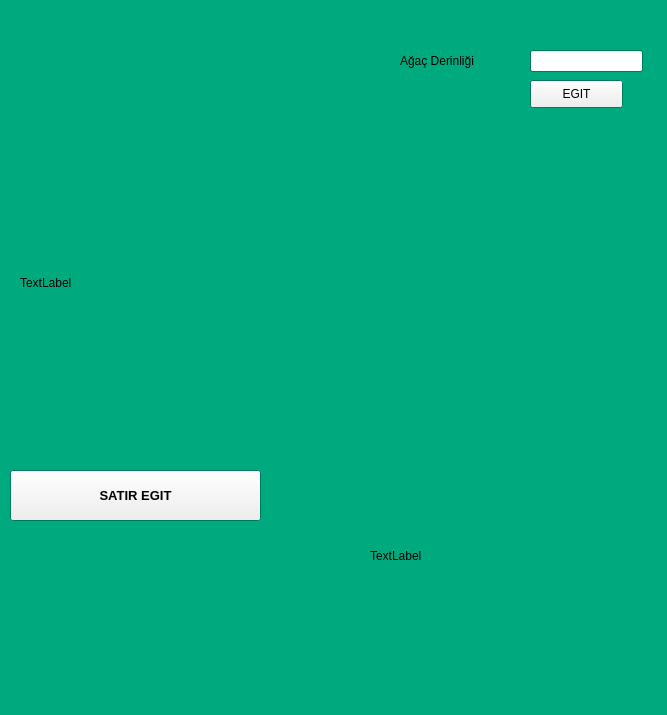
<?xml version="1.0" encoding="UTF-8"?>
<ui version="4.0">
 <class>Form</class>
 <widget class="QWidget" name="Form">
  <property name="geometry">
   <rect>
    <x>0</x>
    <y>0</y>
    <width>667</width>
    <height>715</height>
   </rect>
  </property>
  <property name="palette">
   <palette>
    <active>
     <colorrole role="Base">
      <brush brushstyle="SolidPattern">
       <color alpha="255">
        <red>255</red>
        <green>255</green>
        <blue>255</blue>
       </color>
      </brush>
     </colorrole>
     <colorrole role="Window">
      <brush brushstyle="SolidPattern">
       <color alpha="255">
        <red>0</red>
        <green>170</green>
        <blue>127</blue>
       </color>
      </brush>
     </colorrole>
    </active>
    <inactive>
     <colorrole role="Base">
      <brush brushstyle="SolidPattern">
       <color alpha="255">
        <red>255</red>
        <green>255</green>
        <blue>255</blue>
       </color>
      </brush>
     </colorrole>
     <colorrole role="Window">
      <brush brushstyle="SolidPattern">
       <color alpha="255">
        <red>0</red>
        <green>170</green>
        <blue>127</blue>
       </color>
      </brush>
     </colorrole>
    </inactive>
    <disabled>
     <colorrole role="Base">
      <brush brushstyle="SolidPattern">
       <color alpha="255">
        <red>0</red>
        <green>170</green>
        <blue>127</blue>
       </color>
      </brush>
     </colorrole>
     <colorrole role="Window">
      <brush brushstyle="SolidPattern">
       <color alpha="255">
        <red>0</red>
        <green>170</green>
        <blue>127</blue>
       </color>
      </brush>
     </colorrole>
    </disabled>
   </palette>
  </property>
  <property name="windowTitle">
   <string>Form</string>
  </property>
  <widget class="QPushButton" name="veri_egit">
   <property name="geometry">
    <rect>
     <x>10</x>
     <y>470</y>
     <width>251</width>
     <height>51</height>
    </rect>
   </property>
   <property name="font">
    <font>
     <pointsize>10</pointsize>
     <weight>75</weight>
     <bold>true</bold>
    </font>
   </property>
   <property name="text">
    <string>SATIR EGIT</string>
   </property>
  </widget>
  <widget class="QPushButton" name="BtnEgit">
   <property name="geometry">
    <rect>
     <x>530</x>
     <y>80</y>
     <width>93</width>
     <height>28</height>
    </rect>
   </property>
   <property name="text">
    <string>EGIT</string>
   </property>
  </widget>
  <widget class="QLineEdit" name="TxtAgacDerinligi">
   <property name="geometry">
    <rect>
     <x>530</x>
     <y>50</y>
     <width>113</width>
     <height>22</height>
    </rect>
   </property>
  </widget>
  <widget class="QLabel" name="LblAgacDerinligi">
   <property name="geometry">
    <rect>
     <x>400</x>
     <y>50</y>
     <width>121</width>
     <height>21</height>
    </rect>
   </property>
   <property name="font">
    <font>
     <pointsize>9</pointsize>
    </font>
   </property>
   <property name="text">
    <string>Ağaç Derinliği</string>
   </property>
  </widget>
  <widget class="QLabel" name="LblDeneme">
   <property name="geometry">
    <rect>
     <x>370</x>
     <y>530</y>
     <width>371</width>
     <height>51</height>
    </rect>
   </property>
   <property name="text">
    <string>TextLabel</string>
   </property>
  </widget>
  <widget class="QLineEdit" name="TxtTestOrani">
   <property name="geometry">
    <rect>
     <x>1090</x>
     <y>700</y>
     <width>113</width>
     <height>22</height>
    </rect>
   </property>
  </widget>
  <widget class="QLabel" name="label">
   <property name="geometry">
    <rect>
     <x>790</x>
     <y>700</y>
     <width>61</width>
     <height>71</height>
    </rect>
   </property>
   <property name="font">
    <font>
     <pointsize>18</pointsize>
    </font>
   </property>
   <property name="text">
    <string>KNN</string>
   </property>
  </widget>
  <widget class="QLabel" name="LblPrecision">
   <property name="geometry">
    <rect>
     <x>1120</x>
     <y>840</y>
     <width>171</width>
     <height>31</height>
    </rect>
   </property>
   <property name="font">
    <font>
     <family>Nirmala UI</family>
     <pointsize>10</pointsize>
    </font>
   </property>
   <property name="text">
    <string/>
   </property>
  </widget>
  <widget class="QLabel" name="LblRecall">
   <property name="geometry">
    <rect>
     <x>1120</x>
     <y>880</y>
     <width>171</width>
     <height>31</height>
    </rect>
   </property>
   <property name="font">
    <font>
     <family>Nirmala UI</family>
     <pointsize>10</pointsize>
    </font>
   </property>
   <property name="text">
    <string/>
   </property>
  </widget>
  <widget class="QPushButton" name="TxtEgit">
   <property name="geometry">
    <rect>
     <x>1230</x>
     <y>700</y>
     <width>93</width>
     <height>61</height>
    </rect>
   </property>
   <property name="text">
    <string>EGIT</string>
   </property>
  </widget>
  <widget class="QLabel" name="LblDeneme_2">
   <property name="geometry">
    <rect>
     <x>730</x>
     <y>1110</y>
     <width>371</width>
     <height>51</height>
    </rect>
   </property>
   <property name="text">
    <string>TextLabel</string>
   </property>
  </widget>
  <widget class="QLabel" name="LblF1Score">
   <property name="geometry">
    <rect>
     <x>1120</x>
     <y>920</y>
     <width>171</width>
     <height>31</height>
    </rect>
   </property>
   <property name="font">
    <font>
     <family>Nirmala UI</family>
     <pointsize>10</pointsize>
    </font>
   </property>
   <property name="text">
    <string/>
   </property>
  </widget>
  <widget class="QLabel" name="LblKomsulukDegeri">
   <property name="geometry">
    <rect>
     <x>970</x>
     <y>740</y>
     <width>121</width>
     <height>21</height>
    </rect>
   </property>
   <property name="font">
    <font>
     <pointsize>9</pointsize>
    </font>
   </property>
   <property name="text">
    <string>Komşuluk değeri :</string>
   </property>
  </widget>
  <widget class="QTableWidget" name="tableWidget_2">
   <property name="geometry">
    <rect>
     <x>710</x>
     <y>800</y>
     <width>391</width>
     <height>311</height>
    </rect>
   </property>
  </widget>
  <widget class="QLineEdit" name="TxtKomsulukDegeri">
   <property name="geometry">
    <rect>
     <x>1090</x>
     <y>740</y>
     <width>113</width>
     <height>22</height>
    </rect>
   </property>
  </widget>
  <widget class="QLabel" name="LblSpecificity">
   <property name="geometry">
    <rect>
     <x>1120</x>
     <y>960</y>
     <width>171</width>
     <height>31</height>
    </rect>
   </property>
   <property name="font">
    <font>
     <family>Nirmala UI</family>
     <pointsize>10</pointsize>
    </font>
   </property>
   <property name="text">
    <string/>
   </property>
  </widget>
  <widget class="QPushButton" name="veri_egit_2">
   <property name="geometry">
    <rect>
     <x>710</x>
     <y>1180</y>
     <width>251</width>
     <height>51</height>
    </rect>
   </property>
   <property name="font">
    <font>
     <pointsize>10</pointsize>
     <weight>75</weight>
     <bold>true</bold>
    </font>
   </property>
   <property name="text">
    <string>SATIR EGIT</string>
   </property>
  </widget>
  <widget class="QLabel" name="LblTestOrani">
   <property name="geometry">
    <rect>
     <x>990</x>
     <y>700</y>
     <width>81</width>
     <height>16</height>
    </rect>
   </property>
   <property name="font">
    <font>
     <pointsize>9</pointsize>
    </font>
   </property>
   <property name="text">
    <string>Test Oranı :</string>
   </property>
  </widget>
  <widget class="QLabel" name="LblAccuracy">
   <property name="geometry">
    <rect>
     <x>1120</x>
     <y>800</y>
     <width>171</width>
     <height>31</height>
    </rect>
   </property>
   <property name="font">
    <font>
     <family>Nirmala UI</family>
     <pointsize>10</pointsize>
    </font>
   </property>
   <property name="text">
    <string/>
   </property>
  </widget>
  <widget class="QLabel" name="LblPrecision_2">
   <property name="geometry">
    <rect>
     <x>450</x>
     <y>210</y>
     <width>171</width>
     <height>31</height>
    </rect>
   </property>
   <property name="font">
    <font>
     <family>Nirmala UI</family>
     <pointsize>10</pointsize>
    </font>
   </property>
   <property name="text">
    <string/>
   </property>
  </widget>
  <widget class="QLabel" name="LblRecall_2">
   <property name="geometry">
    <rect>
     <x>450</x>
     <y>250</y>
     <width>171</width>
     <height>31</height>
    </rect>
   </property>
   <property name="font">
    <font>
     <family>Nirmala UI</family>
     <pointsize>10</pointsize>
    </font>
   </property>
   <property name="text">
    <string/>
   </property>
  </widget>
  <widget class="QLabel" name="LblSpecificity_2">
   <property name="geometry">
    <rect>
     <x>450</x>
     <y>300</y>
     <width>171</width>
     <height>31</height>
    </rect>
   </property>
   <property name="font">
    <font>
     <family>Nirmala UI</family>
     <pointsize>10</pointsize>
    </font>
   </property>
   <property name="text">
    <string/>
   </property>
  </widget>
  <widget class="QLabel" name="LblAccuracy_2">
   <property name="geometry">
    <rect>
     <x>450</x>
     <y>170</y>
     <width>171</width>
     <height>31</height>
    </rect>
   </property>
   <property name="font">
    <font>
     <family>Nirmala UI</family>
     <pointsize>10</pointsize>
    </font>
   </property>
   <property name="text">
    <string/>
   </property>
  </widget>
  <widget class="QLabel" name="label_2">
   <property name="geometry">
    <rect>
     <x>20</x>
     <y>132</y>
     <width>321</width>
     <height>301</height>
    </rect>
   </property>
   <property name="text">
    <string>TextLabel</string>
   </property>
  </widget>
 </widget>
 <resources/>
 <connections/>
</ui>
